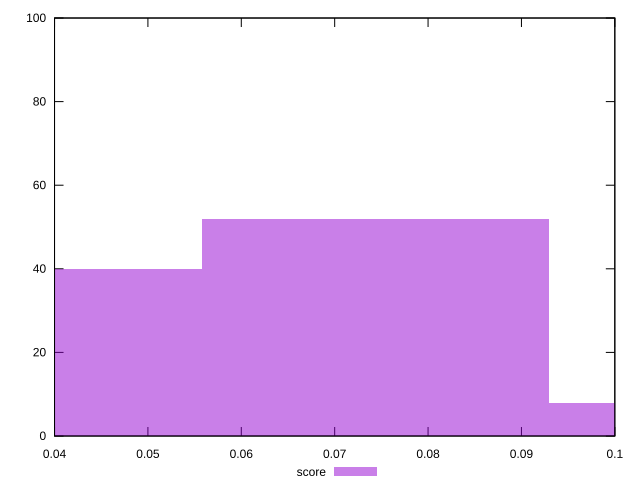

The gnuplot source for this figure:
reset

$score <<EOF
0.0743515191827711 52
0.11152727877415664 8
0.03717575959138555 40
EOF

set key outside below
set boxwidth 0.03717575959138555
set xrange [0.04:0.1]
set yrange [0:100]
set trange [0:100]
set style fill transparent solid 0.5 noborder
set terminal svg size 640, 490 enhanced background rgb 'white'
set output "reprap/interactive/samples/pages+cached/score/histogram.svg"

plot $score title "score" with boxes

reset
